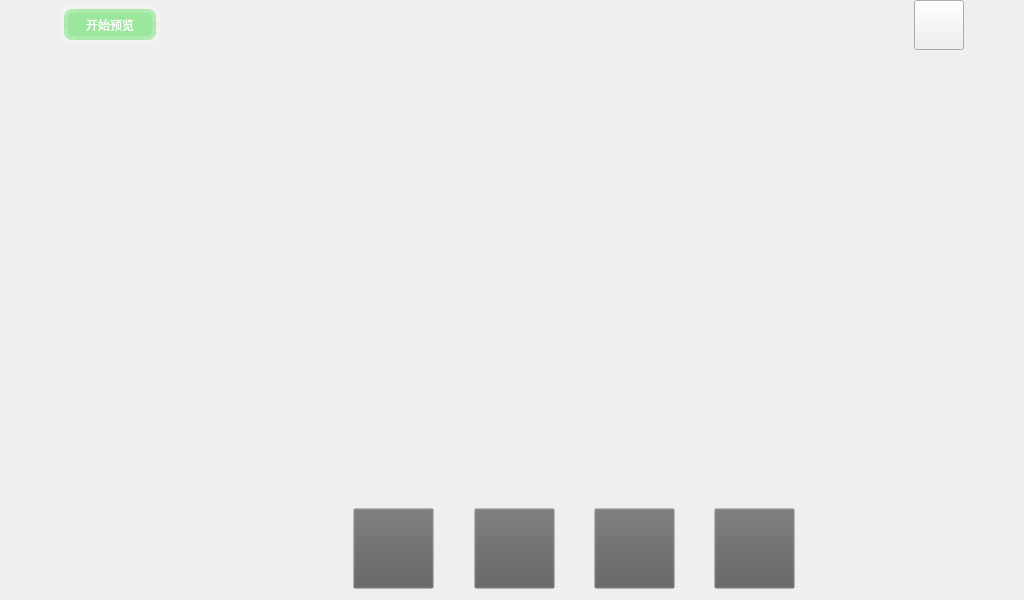
<?xml version="1.0" encoding="UTF-8"?>
<ui version="4.0">
 <class>main_desktop</class>
 <widget class="QWidget" name="main_desktop">
  <property name="geometry">
   <rect>
    <x>0</x>
    <y>0</y>
    <width>1024</width>
    <height>600</height>
   </rect>
  </property>
  <property name="windowTitle">
   <string>main_desktop</string>
  </property>
  <property name="styleSheet">
   <string notr="true"/>
  </property>
  <layout class="QGridLayout" name="gridLayout_5" rowstretch="1,15,3">
   <property name="leftMargin">
    <number>0</number>
   </property>
   <property name="topMargin">
    <number>0</number>
   </property>
   <property name="rightMargin">
    <number>0</number>
   </property>
   <property name="bottomMargin">
    <number>0</number>
   </property>
   <property name="horizontalSpacing">
    <number>0</number>
   </property>
   <item row="0" column="0">
    <layout class="QGridLayout" name="gridLayout_3" columnstretch="2,0,0">
     <property name="leftMargin">
      <number>60</number>
     </property>
     <property name="rightMargin">
      <number>60</number>
     </property>
     <item row="0" column="1">
      <spacer name="horizontalSpacer">
       <property name="orientation">
        <enum>Qt::Horizontal</enum>
       </property>
       <property name="sizeHint" stdset="0">
        <size>
         <width>418</width>
         <height>20</height>
        </size>
       </property>
      </spacer>
     </item>
     <item row="0" column="0">
      <widget class="QPushButton" name="pushButton">
       <property name="minimumSize">
        <size>
         <width>0</width>
         <height>0</height>
        </size>
       </property>
       <property name="maximumSize">
        <size>
         <width>100</width>
         <height>39</height>
        </size>
       </property>
       <property name="focusPolicy">
        <enum>Qt::NoFocus</enum>
       </property>
       <property name="styleSheet">
        <string notr="true">QPushButton{
	background-color:rgba(100,225,100,150);
	border-style:outset;                 
	border-width:8px;
	border-radius:12px;                  
	border-color:rgba(255,255,255,30);   
	color:white;             
}

QPushButton:pressed{
	background-color:rgba(100,255,100,200);
	border-color:rgba(255,255,255,200);
	border-style:inset;
	color:white;
}</string>
       </property>
       <property name="text">
        <string>开始预览</string>
       </property>
      </widget>
     </item>
     <item row="0" column="2">
      <layout class="QGridLayout" name="gridLayout_2" columnstretch="5,0">
       <item row="0" column="0">
        <widget class="QLabel" name="time_Label">
         <property name="sizePolicy">
          <sizepolicy hsizetype="Preferred" vsizetype="Preferred">
           <horstretch>0</horstretch>
           <verstretch>0</verstretch>
          </sizepolicy>
         </property>
         <property name="minimumSize">
          <size>
           <width>0</width>
           <height>0</height>
          </size>
         </property>
         <property name="maximumSize">
          <size>
           <width>261</width>
           <height>51</height>
          </size>
         </property>
         <property name="styleSheet">
          <string notr="true">color:rgb(244, 255, 29);
font: 75 14pt &quot;Courier 10 Pitch&quot;;
</string>
         </property>
         <property name="text">
          <string/>
         </property>
         <property name="alignment">
          <set>Qt::AlignCenter</set>
         </property>
        </widget>
       </item>
       <item row="0" column="1">
        <widget class="QPushButton" name="pushButtonHome">
         <property name="minimumSize">
          <size>
           <width>30</width>
           <height>50</height>
          </size>
         </property>
         <property name="maximumSize">
          <size>
           <width>50</width>
           <height>60</height>
          </size>
         </property>
         <property name="styleSheet">
          <string notr="true">
QPushButton{
border-image:url(:/icon/home.png);
}
</string>
         </property>
         <property name="text">
          <string/>
         </property>
        </widget>
       </item>
      </layout>
     </item>
    </layout>
   </item>
   <item row="1" column="0">
    <widget class="QWidget" name="widget" native="true">
     <property name="sizePolicy">
      <sizepolicy hsizetype="Preferred" vsizetype="Preferred">
       <horstretch>0</horstretch>
       <verstretch>0</verstretch>
      </sizepolicy>
     </property>
     <property name="minimumSize">
      <size>
       <width>0</width>
       <height>0</height>
      </size>
     </property>
     <property name="maximumSize">
      <size>
       <width>160000</width>
       <height>16000</height>
      </size>
     </property>
    </widget>
   </item>
   <item row="2" column="0">
    <layout class="QGridLayout" name="gridLayout_4">
     <item row="0" column="1">
      <spacer name="verticalSpacer">
       <property name="orientation">
        <enum>Qt::Vertical</enum>
       </property>
       <property name="sizeHint" stdset="0">
        <size>
         <width>20</width>
         <height>100</height>
        </size>
       </property>
      </spacer>
     </item>
     <item row="0" column="0">
      <widget class="QWidget" name="widget_2" native="true">
       <property name="sizePolicy">
        <sizepolicy hsizetype="Preferred" vsizetype="Preferred">
         <horstretch>0</horstretch>
         <verstretch>0</verstretch>
        </sizepolicy>
       </property>
       <property name="styleSheet">
        <string notr="true">background-color:rgba(94, 94, 94, 0)</string>
       </property>
       <layout class="QGridLayout" name="gridLayout" columnstretch="3,0,0,0,0,0,0,0,0,0">
        <property name="leftMargin">
         <number>0</number>
        </property>
        <property name="topMargin">
         <number>10</number>
        </property>
        <property name="rightMargin">
         <number>0</number>
        </property>
        <item row="1" column="7">
         <spacer name="horizontalSpacer_7">
          <property name="orientation">
           <enum>Qt::Horizontal</enum>
          </property>
          <property name="sizeHint" stdset="0">
           <size>
            <width>33</width>
            <height>20</height>
           </size>
          </property>
         </spacer>
        </item>
        <item row="1" column="6">
         <widget class="QPushButton" name="setFirstButton">
          <property name="minimumSize">
           <size>
            <width>81</width>
            <height>81</height>
           </size>
          </property>
          <property name="maximumSize">
           <size>
            <width>81</width>
            <height>81</height>
           </size>
          </property>
          <property name="focusPolicy">
           <enum>Qt::NoFocus</enum>
          </property>
          <property name="styleSheet">
           <string notr="true">border-image:url(:/icon/setting_main.png)</string>
          </property>
          <property name="text">
           <string/>
          </property>
         </widget>
        </item>
        <item row="1" column="5">
         <spacer name="horizontalSpacer_5">
          <property name="orientation">
           <enum>Qt::Horizontal</enum>
          </property>
          <property name="sizeHint" stdset="0">
           <size>
            <width>33</width>
            <height>20</height>
           </size>
          </property>
         </spacer>
        </item>
        <item row="1" column="3">
         <spacer name="horizontalSpacer_3">
          <property name="orientation">
           <enum>Qt::Horizontal</enum>
          </property>
          <property name="sizeHint" stdset="0">
           <size>
            <width>34</width>
            <height>20</height>
           </size>
          </property>
         </spacer>
        </item>
        <item row="1" column="0">
         <spacer name="horizontalSpacer_6">
          <property name="orientation">
           <enum>Qt::Horizontal</enum>
          </property>
          <property name="sizeHint" stdset="0">
           <size>
            <width>206</width>
            <height>78</height>
           </size>
          </property>
         </spacer>
        </item>
        <item row="1" column="4">
         <widget class="QPushButton" name="recordButton">
          <property name="minimumSize">
           <size>
            <width>81</width>
            <height>81</height>
           </size>
          </property>
          <property name="maximumSize">
           <size>
            <width>81</width>
            <height>81</height>
           </size>
          </property>
          <property name="focusPolicy">
           <enum>Qt::NoFocus</enum>
          </property>
          <property name="styleSheet">
           <string notr="true">

QPushButton:pressed{ 
	background: qlineargradient(spread:pad, x1:0, y1:0, x2:0, y2:1, stop:0 #0F7DBE, stop:1 #1582C3);
}
QPushButton{
border-image:url(:/record.png)
}
</string>
          </property>
          <property name="text">
           <string/>
          </property>
         </widget>
        </item>
        <item row="1" column="8">
         <widget class="QPushButton" name="camera_change_Button">
          <property name="minimumSize">
           <size>
            <width>81</width>
            <height>81</height>
           </size>
          </property>
          <property name="maximumSize">
           <size>
            <width>81</width>
            <height>81</height>
           </size>
          </property>
          <property name="focusPolicy">
           <enum>Qt::NoFocus</enum>
          </property>
          <property name="styleSheet">
           <string notr="true">border-image:url(:/icon/Switch_Camera.png)</string>
          </property>
          <property name="text">
           <string/>
          </property>
         </widget>
        </item>
        <item row="1" column="9">
         <spacer name="horizontalSpacer_4">
          <property name="orientation">
           <enum>Qt::Horizontal</enum>
          </property>
          <property name="sizeHint" stdset="0">
           <size>
            <width>209</width>
            <height>78</height>
           </size>
          </property>
         </spacer>
        </item>
        <item row="1" column="1">
         <widget class="QPushButton" name="cameraButton">
          <property name="sizePolicy">
           <sizepolicy hsizetype="Minimum" vsizetype="Fixed">
            <horstretch>0</horstretch>
            <verstretch>0</verstretch>
           </sizepolicy>
          </property>
          <property name="minimumSize">
           <size>
            <width>81</width>
            <height>81</height>
           </size>
          </property>
          <property name="maximumSize">
           <size>
            <width>81</width>
            <height>81</height>
           </size>
          </property>
          <property name="focusPolicy">
           <enum>Qt::NoFocus</enum>
          </property>
          <property name="styleSheet">
           <string notr="true">
QPushButton{
border-image:url(:/icon/camera.png);
}
</string>
          </property>
          <property name="text">
           <string/>
          </property>
         </widget>
        </item>
       </layout>
      </widget>
     </item>
    </layout>
   </item>
  </layout>
 </widget>
 <layoutdefault spacing="6" margin="11"/>
 <resources/>
 <connections/>
</ui>
